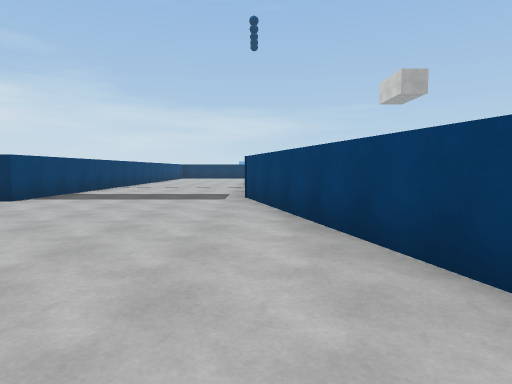
[1] (above)

16 first-person views from a walk through a 3-D level made in the Unity game engine. The camera is 1.3 m above the floor, tilts 4° down and sees 75° across. The floor is counted in squares, 2 m on a side. Each view is taken from the middle of a square. On the plan, view 1 faces up. The plan holds only what a view shows up to about 10 squares ahead; the rest is blank. The place goes on beyond the plan. The player character is not drawn. Surface patterns are stand-ins for the level's own textures.

[2]
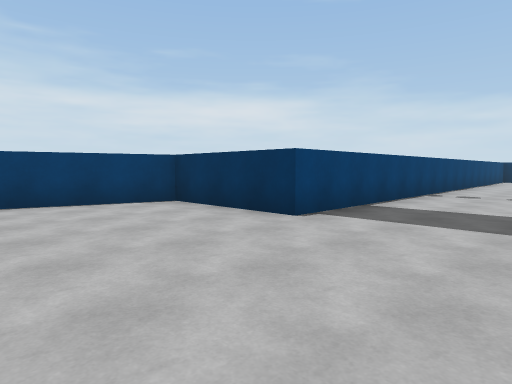

[3]
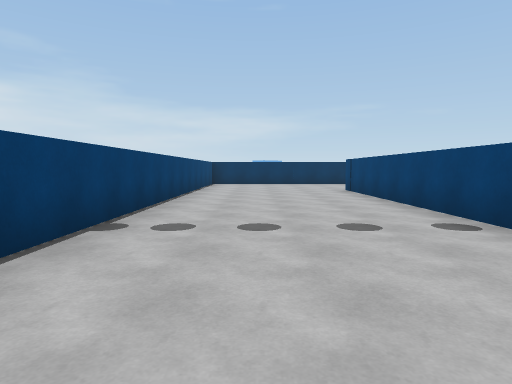

[4]
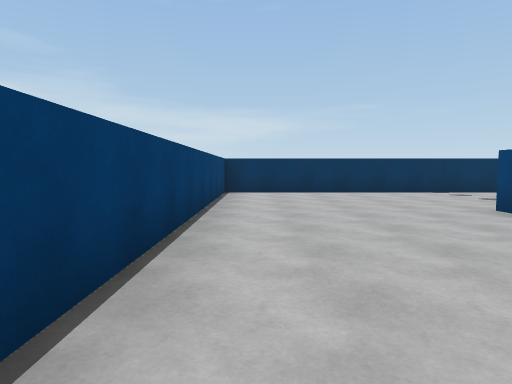

[5]
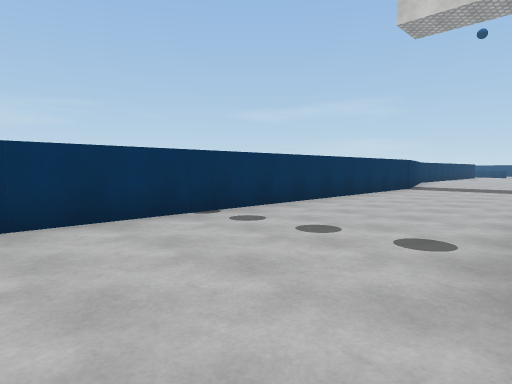

[6]
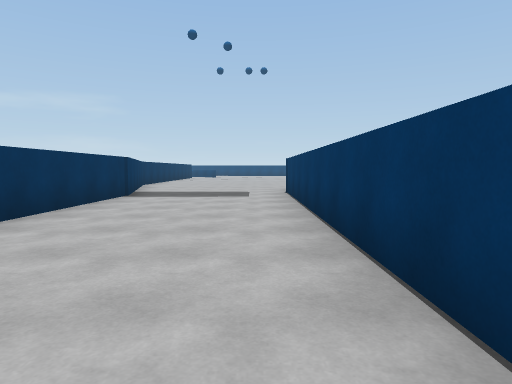

[7]
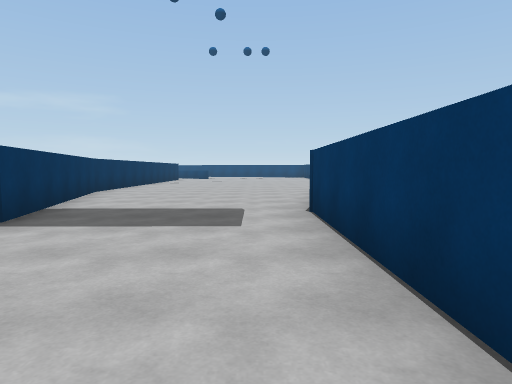

[8]
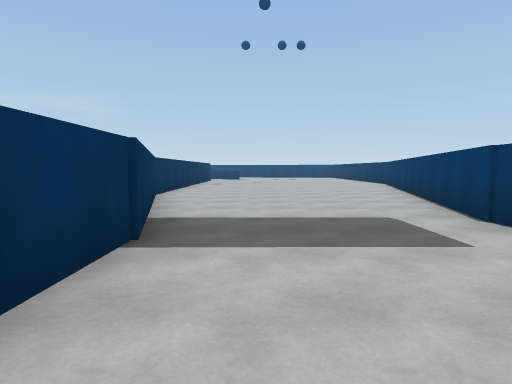

[9]
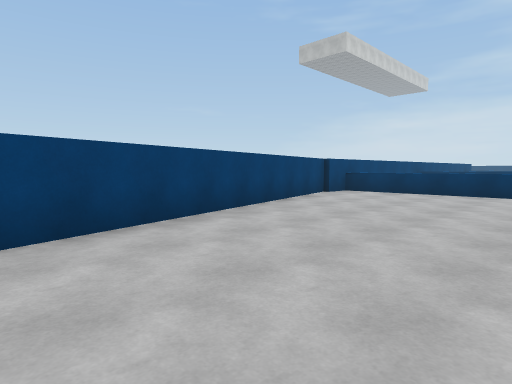

[10]
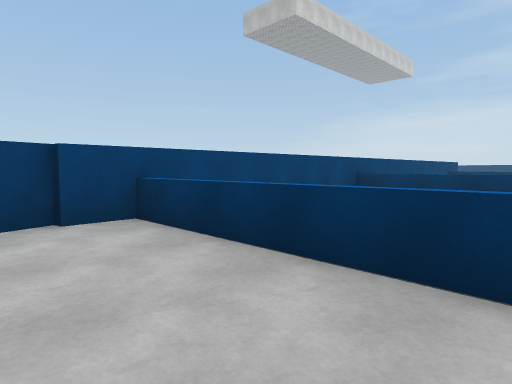

[11]
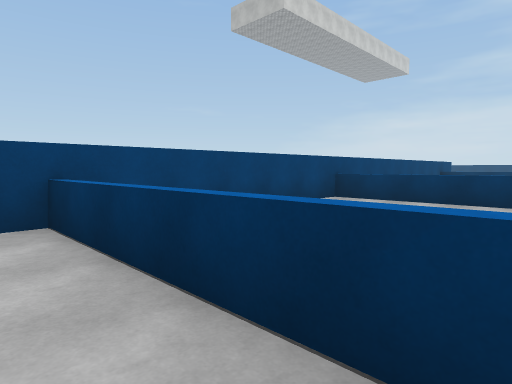

[12]
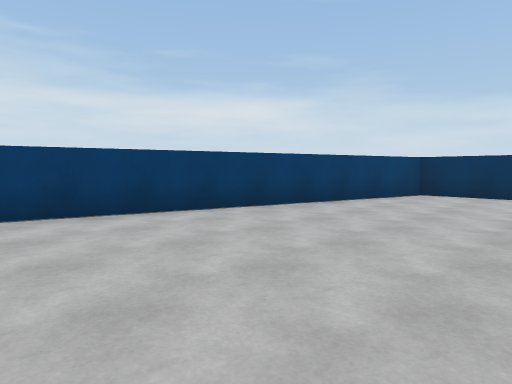

[13]
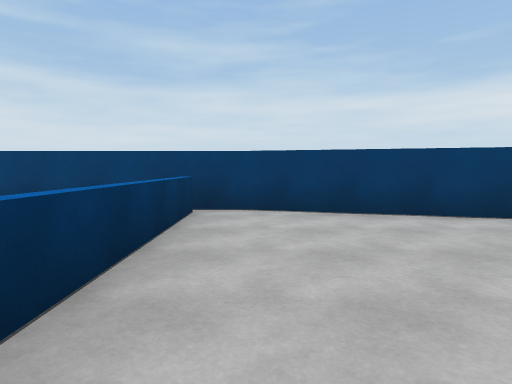

[14]
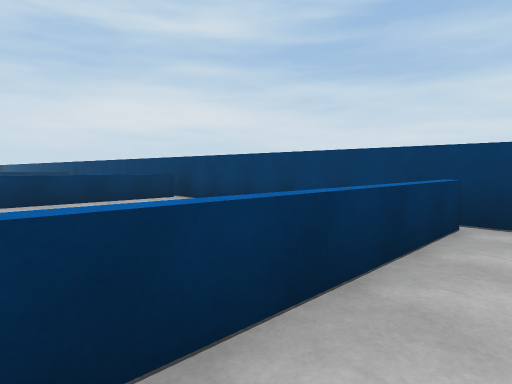

[15]
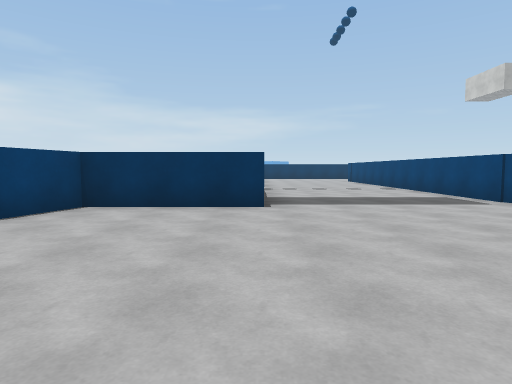

[16]
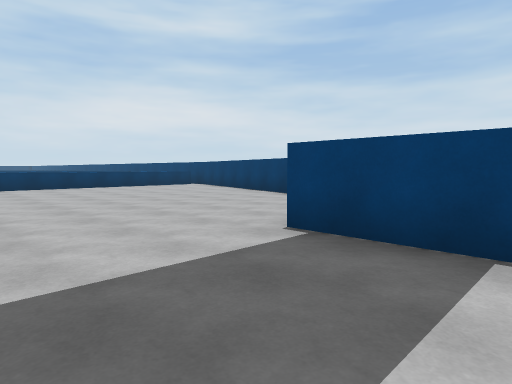

### Floor plan
Key: @ floor where view 1 was taken; # wall or solid block; . floor; ^ raised ledge.
Columns run from 11 left of view 1 to 14 right of it. Each row starts with its distance up from view 1.
 24                         ##
 23                     #####.
 22       ^##############.....
 21       ^...................
 20       ^...................
 19       ^...................
 18       ^....############...
 17       ^....#          ####
 16       ^....#
 15       ^....#
 14       ^....#
 13       ^....#
 12       ^....#
 11       ^....#
 10       ^....#
  9       ^....#
  8       ^....#
  7    ^^^^....#
  6   ##.......#
  5   #........##
  4   #.........#
  3   #.........#
  2  ##.........#
  1  #..........##
  0  #.........@.#
 -1  #...........#
 -2 ^....... ....#
 -3  ^^^^^ ^ ^^^^^
 -4 ^            ^
 -5 ^            ^
 -6 ^            ^
 -7 ^            ^
 -8 ^....     ...^
 -9  ####     ###^
-10 ^            ^
-11 ^            ^
-12 ^            ^

Positions as (right, up) in squares from view 1, and headings:
1: (0, 0), facing up
2: (-2, 3), facing up-left
3: (-3, 8), facing up
4: (-4, 13), facing up
5: (-2, 18), facing up-right
6: (1, 19), facing right
7: (5, 19), facing right
8: (6, 21), facing right
9: (-3, 6), facing down-right
10: (-2, -1), facing down-right
11: (-2, -2), facing down-right
12: (-5, -2), facing up-left
13: (-5, -2), facing left
14: (-6, -2), facing down-left
15: (-5, 1), facing up
16: (-2, 9), facing down-left
